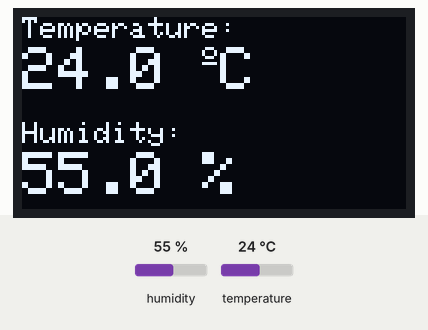
This sketch was run on a simulated ESP8266 (NodeMCU). Shown: 128×64 one-colour display. The inputs (shaded band) are chosen by the test bench; at power-on: humidity 55 %, temperature 24 °C. WiFi joins after 1.5 s; servers stay silent unless stated; the display library's start-up logo is not drawn; what the sketch prints to the serial monitor is not drawn.

Above: at 2.8 s.
2.9 s: humidity set to 22 %
At 3.6 s:
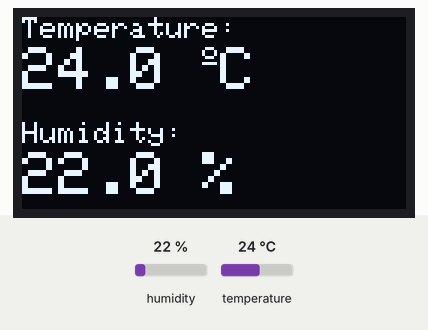
4.4 s: temperature set to 12 °C
At 5.0 s:
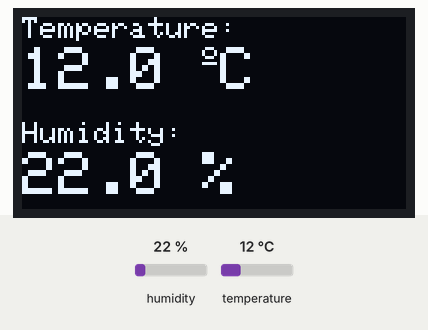
5.9 s: humidity set to 40 %
At 7.0 s:
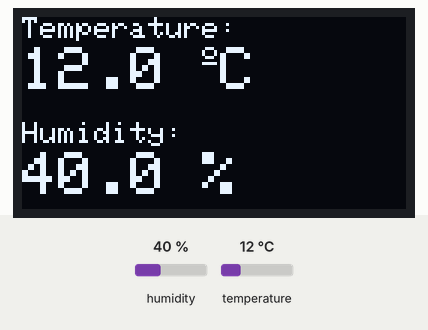
7.4 s: temperature set to 19 °C
At 8.5 s:
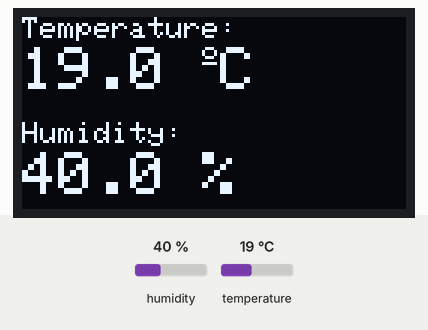
Timing chart, 0 to 9.9 s (numbered marks = the images above; inputs shaded):
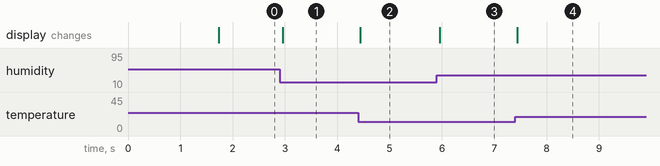

The sketch:

SKIH3113_ASG1_289669.ino
```cpp
#include <Wire.h>                     // Include the Wire library for I2C communication
#include <Adafruit_GFX.h>             // Include Adafruit_GFX library for graphics
#include <Adafruit_SSD1306.h>         // Include Adafruit_SSD1306 library for OLED display
#include <dht.h>                      // Include dht library for DHT sensor
#include <ESP8266WiFi.h>              // Include ESP8266WiFi library for ESP8266 Wi-Fi functionality
#include <WiFiClient.h>               // Include WiFiClient library for creating Wi-Fi clients
#include <ESP8266WebServer.h>         // Include ESP8266WebServer library for handling web server functionality

#define SCREEN_WIDTH 128             // Define OLED display width in pixels
#define SCREEN_HEIGHT 64             // Define OLED display height in pixels

#define D4 2                         // Define the pin connected to DHT11 sensor
dht DHT;                             // Create a DHT object

// Initialize SSD1306 display with specified dimensions and I2C address
Adafruit_SSD1306 display = Adafruit_SSD1306(128, 64, &Wire, -1);

// Define the SSID and password for connecting to the Internet
const char* ssid = "ASG1";
const char* password = "23456789";

// Create an ESP8266WebServer object on port 80
ESP8266WebServer server(80);

String displayString;

// Handle root request
void handleRoot() {
  float humi  = DHT.humidity;        // Read humidity from DHT sensor
  float temp = DHT.temperature;      // Read temperature from DHT sensor

  // Check if any reads failed
  if (isnan(humi) || isnan(temp)) { // If reading of humidity or temperature is null
    server.send(500, "text/plain", "Failed to read from DHT sensor!"); // Server will send different response instead of the normal displaying the results
    return;
  }

  // Construct the HTML response to display temperature and humidity
  String response = "<!DOCTYPE html><html><head><title>SKIH3113-ASG1 HUMIDIFIER MOBILE TRACKING SYSTEM</title>";
  response += "<meta name=\"viewport\" content=\"width=device-width, initial-scale=1\">";
  response += "<link rel=\"stylesheet\" href=\"https://use.fontawesome.com/releases/v5.7.2/css/all.css\" integrity=\"sha384-fnmOCqbTlWIlj8LyTjo7mOUStjsKC4pOpQbqyi7RrhN7udi9RwhKkMHpvLbHG9Sr\" crossorigin=\"anonymous\">";
  response += "<style>";
  response += "html { font-family: Arial; display: inline-block; margin: 0px auto; text-align: center; }";
  response += "h2 { font-size: 3.0rem; }";
  response += "p { font-size: 3.0rem; }";
  response += ".units { font-size: 1.2rem; }";
  response += ".dht-labels { font-size: 1.5rem; vertical-align: middle; padding-bottom: 15px; }";
  response += "</style></head><body>";
  response += "<h2>ESP8266 DHT Server</h2>";
  response += "<p><i class=\"fas fa-thermometer-half\" style=\"color:#059e8a;\"></i> <span class=\"dht-labels\">Temperature</span> <span id=\"temperature\">" + String(temp, 1) + "</span><sup class=\"units\">&deg;C</sup></p>";
  response += "<p><i class=\"fas fa-tint\" style=\"color:#00add6;\"></i> <span class=\"dht-labels\">Humidity</span> <span id=\"humidity\">" + String(humi, 1) + "</span><sup class=\"units\">%</sup></p>";
  response += "<script>setInterval(function() { fetch('/values').then(response => response.json()).then(data => { document.getElementById('temperature').innerText = data.temp; document.getElementById('humidity').innerText = data.humi; }); }, 1000);</script>";
  response += "</body></html>";

  server.send(200, "text/html", response);  // Send the HTML response
}

// Handle values request
void handleValues() {
  float humi  = DHT.humidity;              // Read humidity from DHT sensor
  float temp = DHT.temperature;            // Read temperature from DHT sensor

  // Construct JSON response with temperature and humidity values
  String json = "{\"temp\": " + String(temp, 1) + ", \"humi\": " + String(humi, 1) + "}";
  server.send(200, "application/json", json); // Send JSON response
}

void setup() {
  Serial.begin(115200);                    // Initialize serial communication
  display.begin(SSD1306_SWITCHCAPVCC, 0x3C);  // Initialize OLED display
  display.display();                        // Turn on the OLED display
  delay(100);                               // Delay for stability
  display.clearDisplay();                   // Clear the OLED display buffer
  display.display();                        // Display the cleared buffer on the OLED display
  display.setTextSize(1.75);                // Set text size on OLED display
  display.setTextColor(WHITE);              // Set text color on OLED display to white

  WiFi.begin(ssid, password);               // Connect to Internet network declared previously

  // Wait for connection
  while (WiFi.status() != WL_CONNECTED) {
    delay(500);                             // Delay for 500 milliseconds
    Serial.print(".");                      // Print a dot to indicate the waiting process
  }
  Serial.print("\nIP address: ");           // Print message indicating IP address
  Serial.println(WiFi.localIP());           // Print the local IP address obtained

  // Define handlers for HTTP requests
  server.on("/", handleRoot);               // Assign handleRoot() function to handle requests to root URL
  server.on("/values", HTTP_GET, handleValues); // Assign handleValues() function to handle requests to "/values" URL with HTTP GET method and update the lastest data detected by the sensor
  server.begin();                           // Start the HTTP server
  Serial.println("Http server started");    // Print message indicating server started
}

void loop() {
  server.handleClient();                   // Handle incoming web server requests

  int chk = DHT.read11(D4);                // Read data from DHT11 sensor
  float humi  = DHT.humidity;              // Read humidity value from DHT sensor
  float temp = DHT.temperature;            // Read temperature value from DHT sensor

  // Check if any reads failed
  if (isnan(humi) || isnan(temp)) {
    Serial.println("Failed to read from DHT sensor!");  // Print error message if reading from DHT sensor fails
    return;  // Exit loop if reading fails
  }

  // Print temperature and humidity to serial monitor
  Serial.print("Temperature: "); // Print the text
  Serial.print(String(temp,1));  // Print temperature value with one decimal place
  Serial.print("°C \nHumidity: "); // Print the text
  Serial.print(String(humi,1));  // Print humidity value with one decimal place
  Serial.println("%");

  display.setCursor(0,0); // Set cursor to the top left corner of the OLED display
  display.clearDisplay(); // Clear the OLED content

  // Display and format temperature on OLED display
  display.setTextSize(1); // Set the displayed text size to be 1
  display.setCursor(0,0); // Set the cursor position to the top-left corner of the OLED display
  display.print("Temperature: "); // Print the text
  display.setTextSize(2); // Set the displayed text size to be 2
  display.setCursor(0,10); // Set the cursor position for the temperature value
  display.print(String(temp, 1));  // Print the temperature value with one decimal place
  display.print(" "); // Print a space
  display.setTextSize(1); // Set the displayed text size to be 1
  display.cp437(true); // Enable CP437 character set for extended character support
  display.write(167);  // Print the degree symbol (°)
  display.setTextSize(2); // Set the displayed text size to be 2
  display.print("C");  // Print the text

  // Display and format humidity on OLED display
  display.setTextSize(1); // Set the displayed text size to be 1
  display.setCursor(0, 35); // Set the cursor position for the humidity label
  display.print("Humidity: "); // Print the text
  display.setTextSize(2); // Set the displayed text size to be 2
  display.setCursor(0, 45); // Set the cursor position for the humidity value
  display.print(String(humi, 1));  // Print the humidity value with one decimal place
  display.print(" %");  // Print the text

  display.display();  // Display the updated OLED display
}
```

Measured:
- after the input at 2.9 s, the display: changes after 0.06 s (image 1)
- after the input at 4.4 s, the display: changes at once (image 2)
- after the input at 5.9 s, the display: changes after 0.06 s (image 3)
- after the input at 7.4 s, the display: changes at once (image 4)
